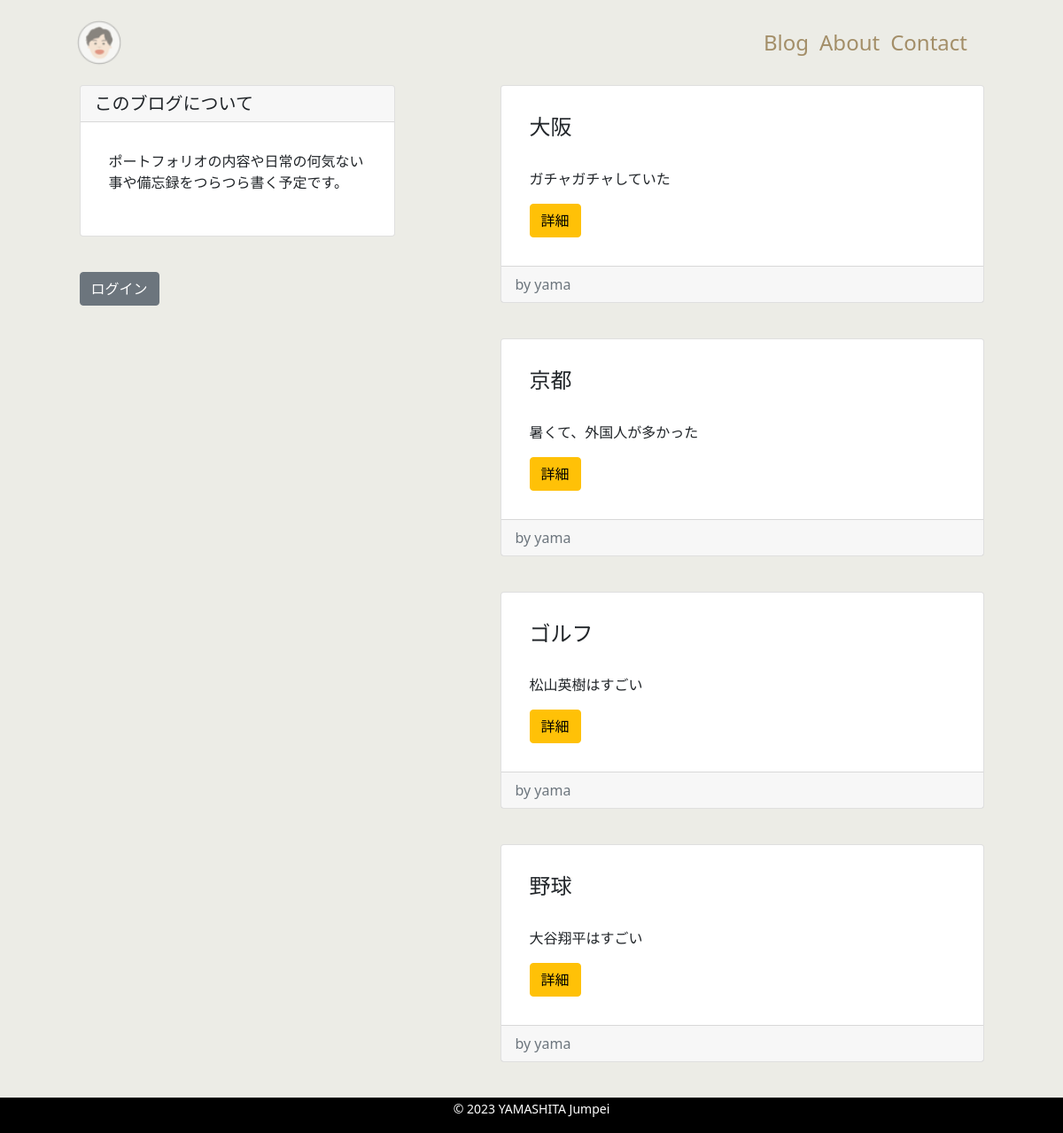
/blog, run on an earlier commit of the app's database.
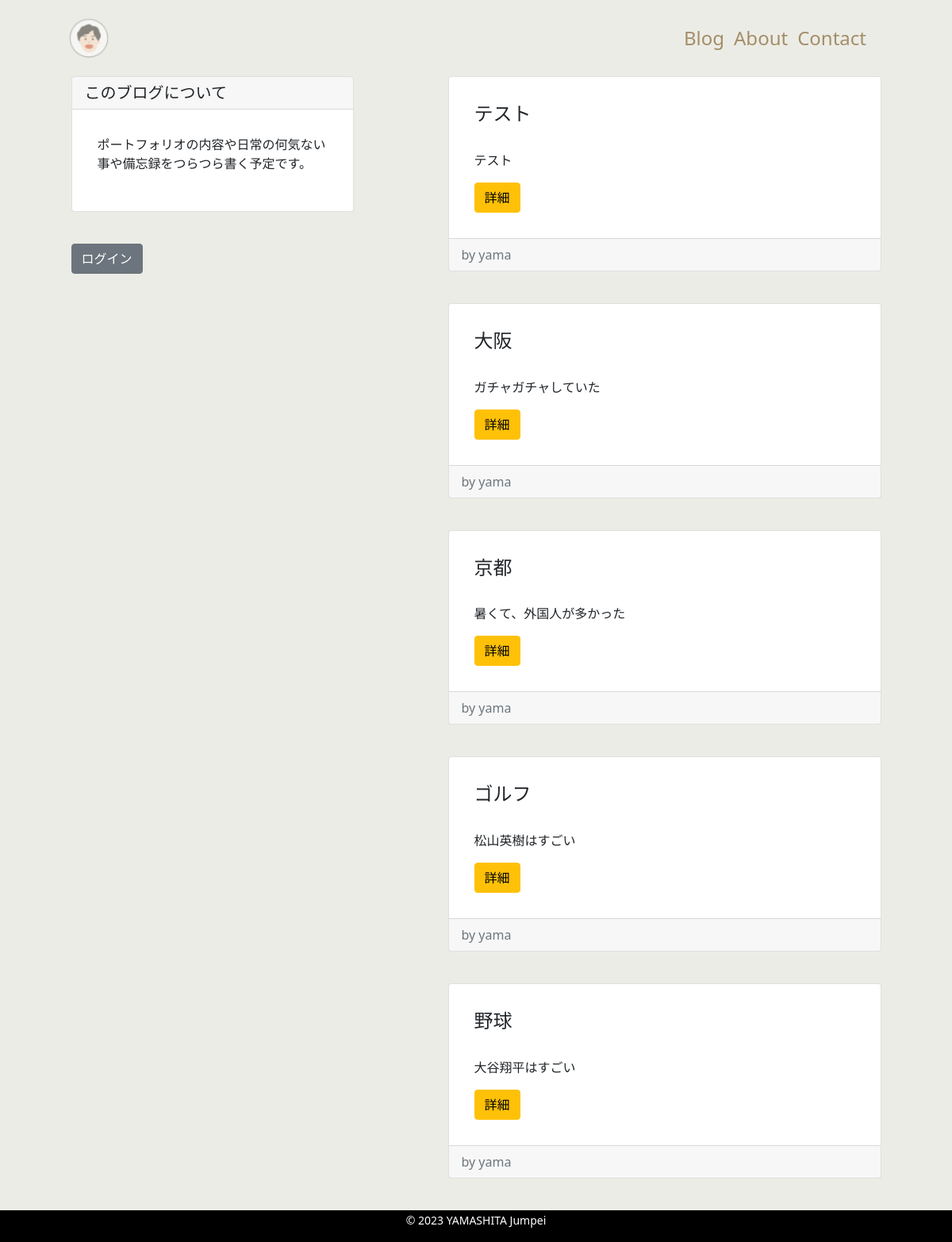
And on a later commit of the database.
### mysite/models.py (models this page shows, shortened)
class Blog(models.Model):
    author = models.ForeignKey(settings.AUTH_USER_MODEL, on_delete=models.CASCADE)
    title = models.CharField('タイトル', max_length=100)
    content = models.TextField('者分')
    created = models.DateTimeField('作成日', default=timezone.now)

### mysite/views.py (the view)
# urls.py: path('blog', views.BlogView.as_view(), name='blog'),
class BlogView(View):
    def get(self, request, *args, **kwargs):
        blog_data = Blog.objects.order_by('-id')
        return render(request, 'mysite/blog.html', {
            'blog_data': blog_data
        })

### mysite/templates/mysite/blog.html (shortened to what this page needs)
{% extends 'mysite/base.html' %}
{% block content %}
<div class="container">
    <div class="row justify-content-around">
        <div class="col-md-4">
            <div class="card">
                <h5 class="card-header">このブログについて</h5>
                <div class="card-body">
                    <p>ポートフォリオの内容や日常の何気ない事や備忘録をつらつら書く予定です。</p>
                </div>
            </div>
            {% if user.is_authenticated %}
            <a href="{% url 'mysite:blog_new' %}" class="btn btn-warning">投稿する</a>
            <a href="{% url 'accounts:account_logout' %}" class="btn btn-danger">ログアウト</a>
            {% else %}
            <a href="{% url 'accounts:account_login' %}" class="btn btn-secondary">ログイン</a>
            {% endif %}
        </div>
        <div class="col-md-6">
            {% for blog in blog_data %}
            <div class="card">
                <div class="card-body">
                    <h2 class="card-title">{{ blog.title}}</h2>
                    <p class="card-text">{{ blog.content|truncatechars:100 }}</p>
                    <div class="btn btn-warning">詳細</div>
                </div>
                <div class="card-footer text-muted">
                    {{ blog_created|date }} by {{ blog.author }}
                </div>
            </div>
            {% endfor %}
        </div>
    </div>
</div>
{% endblock content %}

What changed in the data, as far as the page shows it:
added Blog: title "テスト", content "テスト", author "yama"
